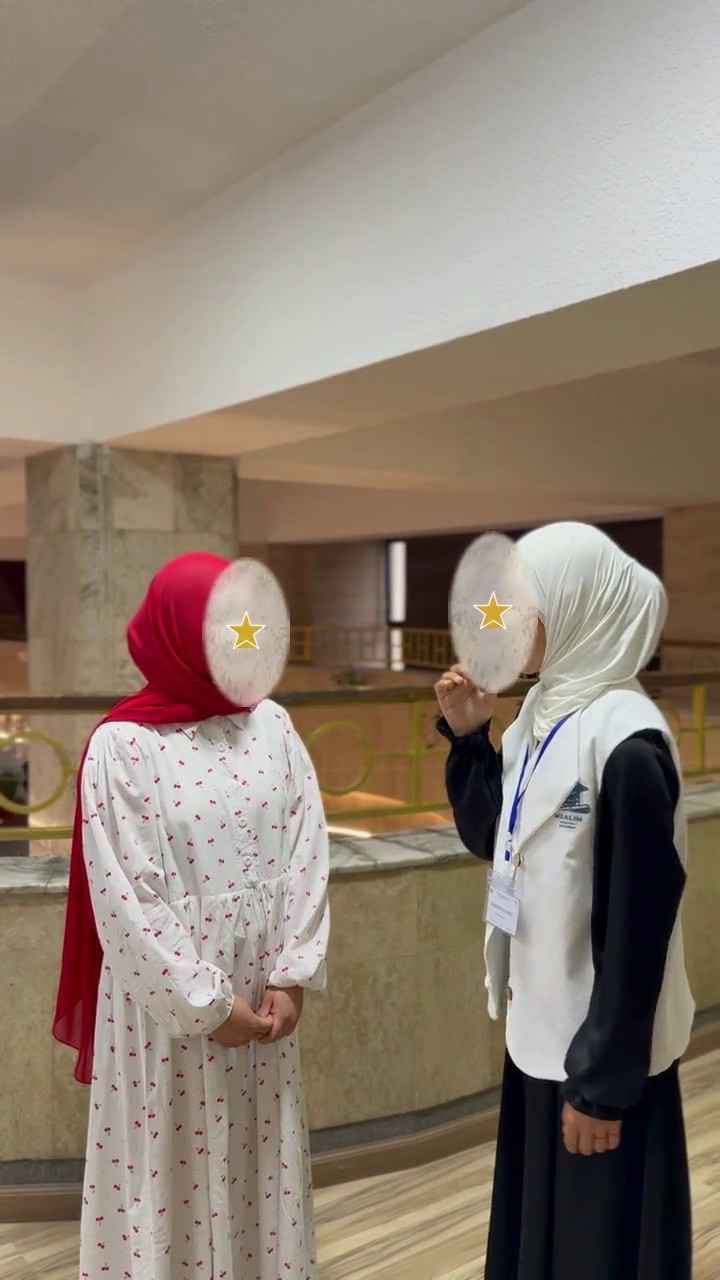
#> input picture frame 160 of server/uploads/reviews/family-2047.mp4, 720 x 1280 px, given in place of family-img-2047.mp4, which was not available
$ python blur-review-faces.py
#> lines starting #> are read from the running program, lines starting #| are printed output that depends on the picture; pictures that were not available may be replaced by others from this repository, and a replacement may not be noted
#!/usr/bin/env python3
"""Darken and blur faces in the family course video review."""

from pathlib import Path

import cv2
import numpy as np

SRC = Path("/Users/guldanaajtbaeva/Desktop/mu_alim/server/uploads/reviews/family-img-2047.mp4")
DST = Path("/Users/guldanaajtbaeva/Desktop/mu_alim/server/uploads/reviews/family-img-2047-faces.mp4")
REF_FRAME = 160
# (x, y, w, h) on the reference frame
BOXES = {
    "left": (205, 515, 190, 230),
    "right": (475, 415, 170, 210),
}


def darken_ellipse(frame, x, y, w, h):
    pad = int(max(w, h) * 0.12)
    hgt, wid = frame.shape[:2]
    x0, y0 = max(0, x - pad), max(0, y - pad)
    x1, y1 = min(wid, x + w + pad), min(hgt, y + h + pad)
    roi = frame[y0:y1, x0:x1]
    if roi.size == 0:
        return frame
    k = max(41, (min(roi.shape[0], roi.shape[1]) // 2) | 1)
    blurred = cv2.GaussianBlur(roi, (k, k), 0)
    darkened = (blurred.astype(np.float32) * 0.18).astype(np.uint8)
    mh, mw = roi.shape[:2]
    ell = np.zeros((mh, mw), np.uint8)
    cv2.ellipse(ell, (mw // 2, mh // 2), (max(1, mw // 2 - 2), max(1, mh // 2 - 2)), 0, 0, 360, 255, -1)
    ell = cv2.GaussianBlur(ell, (41, 41), 0)
    alpha = (ell.astype(np.float32) / 255.0)[..., None]
    mixed = darkened.astype(np.float32) * alpha + roi.astype(np.float32) * (1 - alpha)
    frame[y0:y1, x0:x1] = mixed.astype(np.uint8)
    return frame


def find(frame, tmpl, last, search=150):
    gray = cv2.cvtColor(frame, cv2.COLOR_BGR2GRAY)
    th, tw = tmpl.shape[:2]
    hgt, wid = gray.shape
    if last is None:
        x0, y0, x1, y1 = 0, int(hgt * 0.18), wid, int(hgt * 0.8)
    else:
        lx, ly = last
        x0 = max(0, lx - search)
        y0 = max(0, ly - search)
        x1 = min(wid, lx + tw + search)
        y1 = min(hgt, ly + th + search)
    roi = gray[y0:y1, x0:x1]
    if roi.shape[0] < th or roi.shape[1] < tw:
        return last if last else (0, 0)
    res = cv2.matchTemplate(roi, tmpl, cv2.TM_CCOEFF_NORMED)
    _, _, _, max_loc = cv2.minMaxLoc(res)
    return (x0 + max_loc[0], y0 + max_loc[1])


def main():
    cap = cv2.VideoCapture(str(SRC))
    fps = cap.get(cv2.CAP_PROP_FPS) or 30
    width = int(cap.get(cv2.CAP_PROP_FRAME_WIDTH))
    height = int(cap.get(cv2.CAP_PROP_FRAME_HEIGHT))
    count = int(cap.get(cv2.CAP_PROP_FRAME_COUNT))

    cap.set(cv2.CAP_PROP_POS_FRAMES, REF_FRAME)
    ok, ref = cap.read()
#> ref is the input picture: shape (1280, 720, 3); mean B, G, R 113.4, 127.2, 141.7
    if not ok:
        raise SystemExit("Could not read reference frame")
    templates = {
        name: cv2.cvtColor(ref[y : y + h, x : x + w], cv2.COLOR_BGR2GRAY)
        for name, (x, y, w, h) in BOXES.items()
    }
#> templates = 2 items
    sizes = {name: (w, h) for name, (x, y, w, h) in BOXES.items()}

    cap.set(cv2.CAP_PROP_POS_FRAMES, 0)
    fourcc = cv2.VideoWriter_fourcc(*"mp4v")
    writer = cv2.VideoWriter(str(DST), fourcc, fps, (width, height))
    last = {name: None for name in templates}
#> last = 2 items

    for i in range(count):
        ok, frame = cap.read()
        if not ok:
            break
        for name, tmpl in templates.items():
            x, y = find(frame, tmpl, last[name])
            last[name] = (x, y)
            w, h = sizes[name]
            frame = darken_ellipse(frame, x, y, w, h)
        writer.write(frame)
        if i % 50 == 0:
            print(f"{i}/{count}")
#> this loop made 30 passes
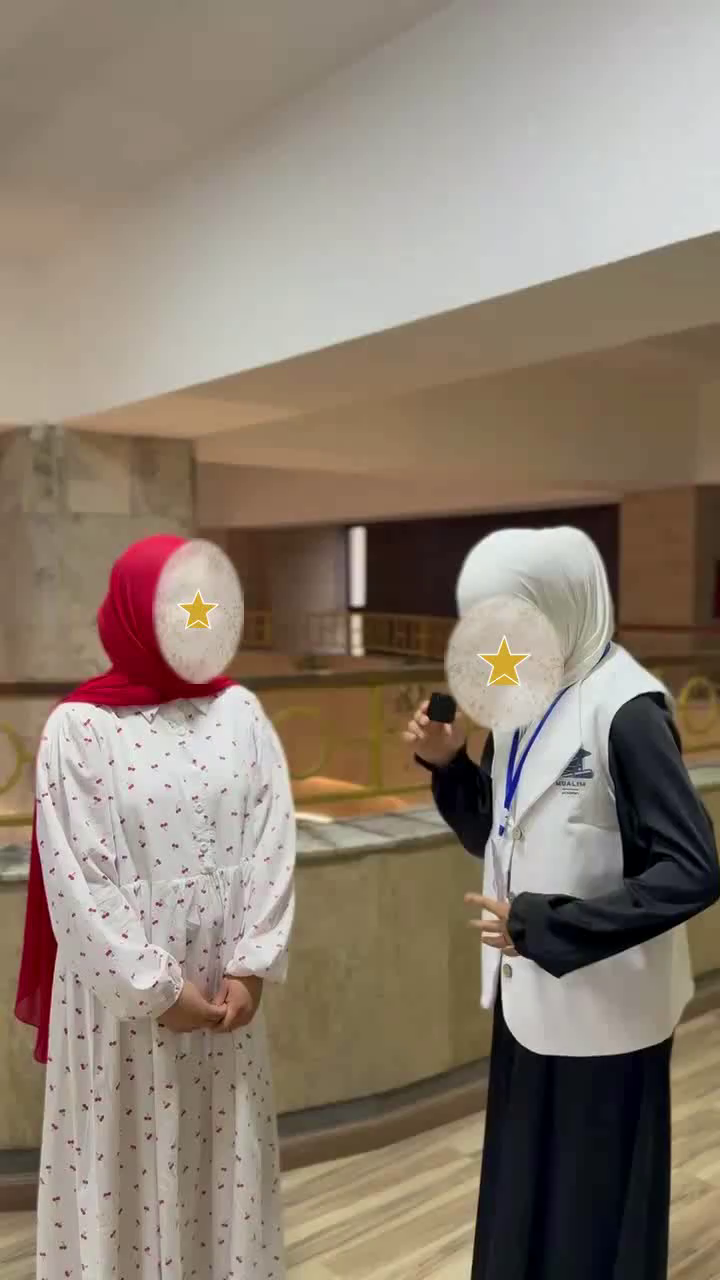
#> input picture frame 0 of server/uploads/reviews/family-2047.mp4, 720 x 1280 px, given in place of family-img-2047.mp4, which was not available
#> pass 1, in find, `res = cv2.matchTemplate(roi, tmpl, cv2.TM_CCOEFF_NORMED)`:
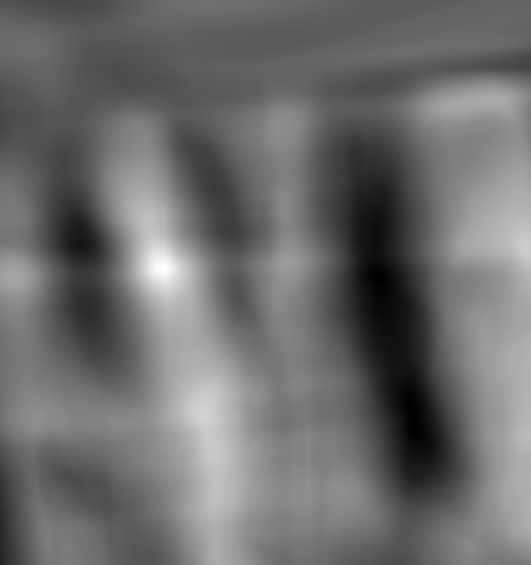
#> res: shape (565, 531) float32; min -0.596, max 0.886, mean 0.0393; drawn with min black and max white
#> pass 1, in darken_ellipse, `roi = frame[y0:y1, x0:x1]`:
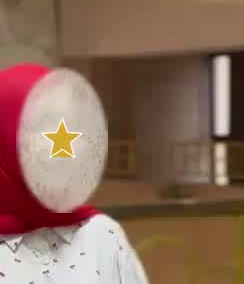
#> roi: shape (284, 244, 3); mean B, G, R 89.3, 105.6, 137.3
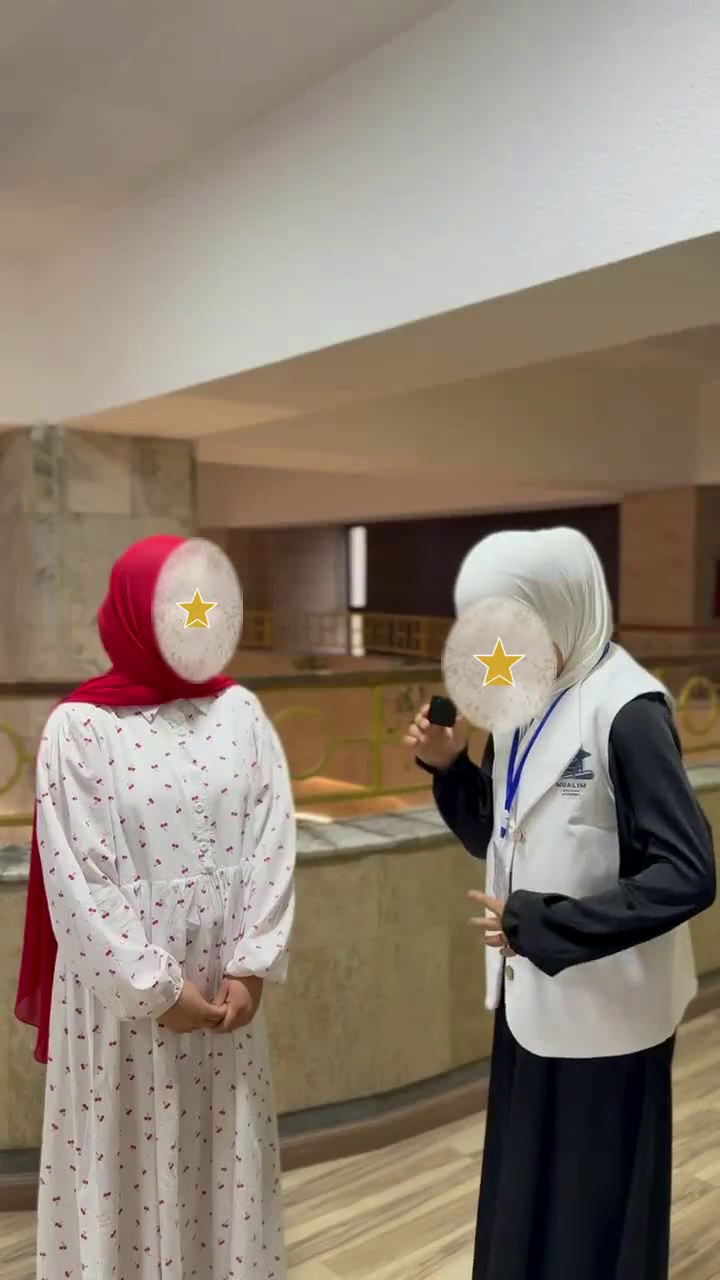
#> input picture frame 1 of server/uploads/reviews/family-2047.mp4, 720 x 1280 px, given in place of family-img-2047.mp4, which was not available
#> after the loop:
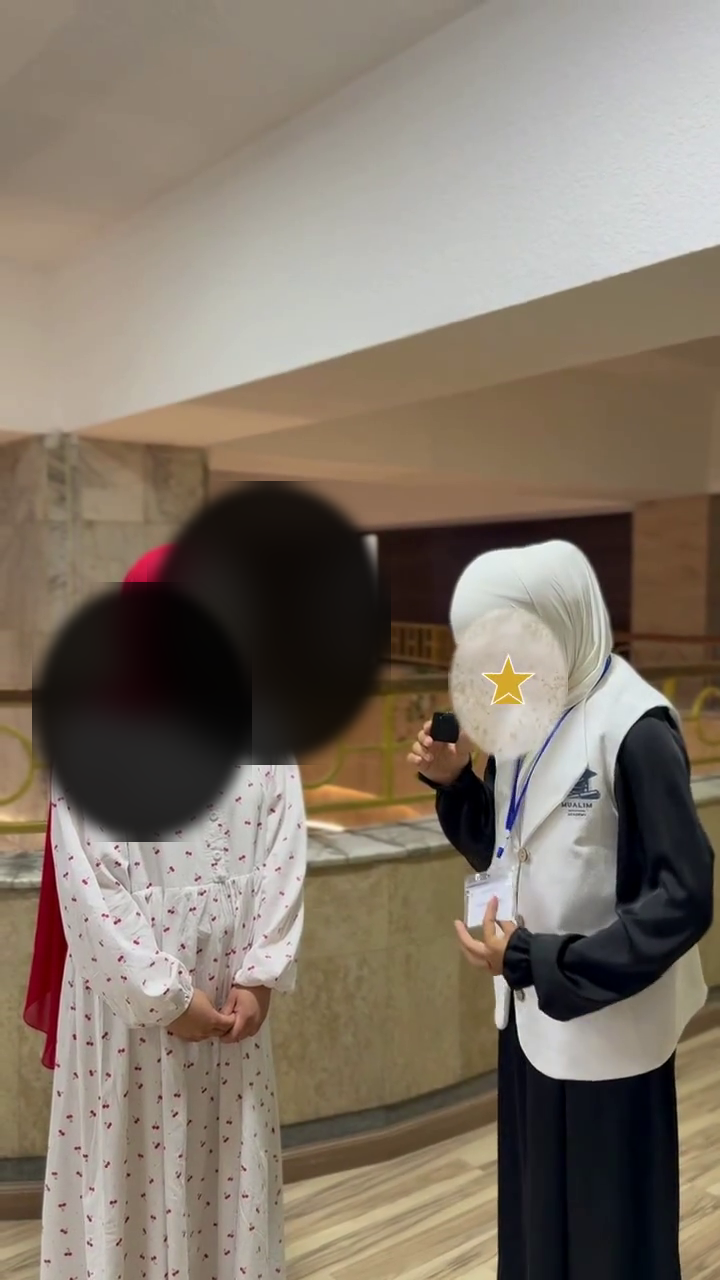
#> frame: shape (1280, 720, 3); mean B, G, R 105.2, 118.3, 129.8

    writer.release()
    cap.release()
    print(f"wrote {DST}")


if __name__ == "__main__":
    main()

$ run again, starting later in the video
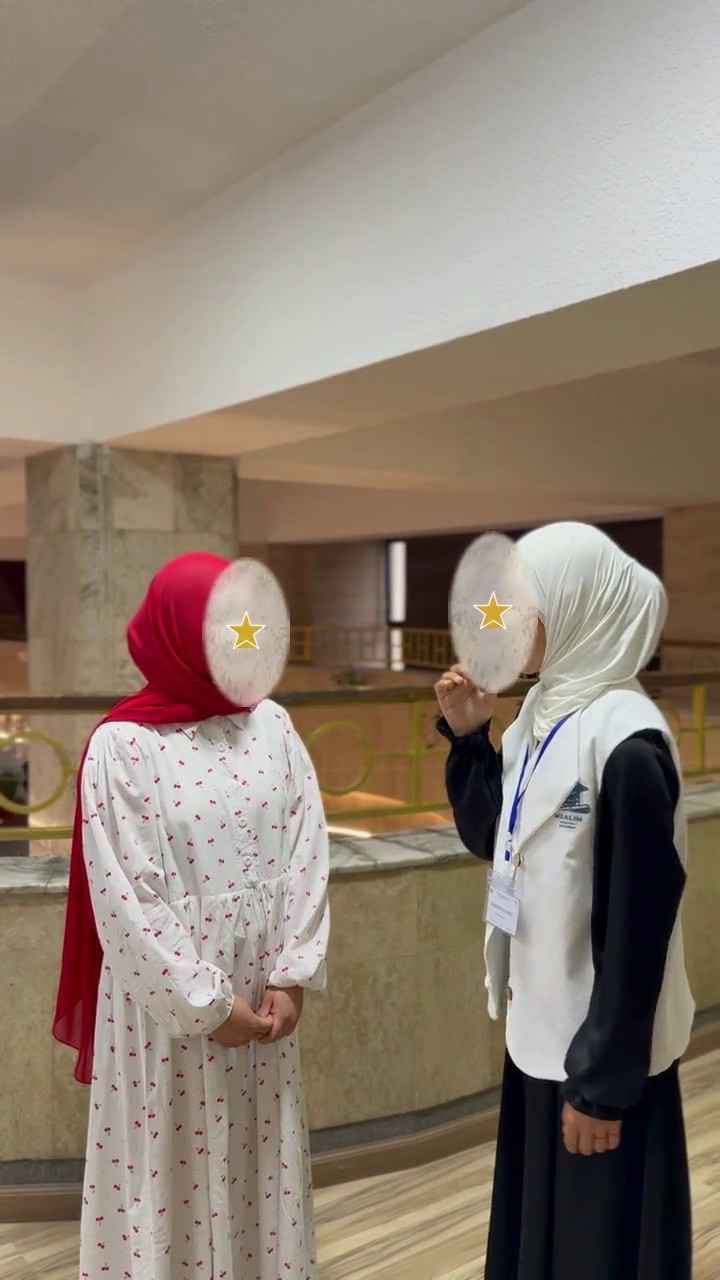
#> input picture frame 160 of server/uploads/reviews/family-2047.mp4, 720 x 1280 px, given in place of family-img-2047.mp4, which was not available
#> in main, ref is the input picture: shape (1280, 720, 3); mean B, G, R 113.4, 127.2, 141.7
#> templates = 2 items
#> the loop in main, `for i in range(count):` made 30 passes
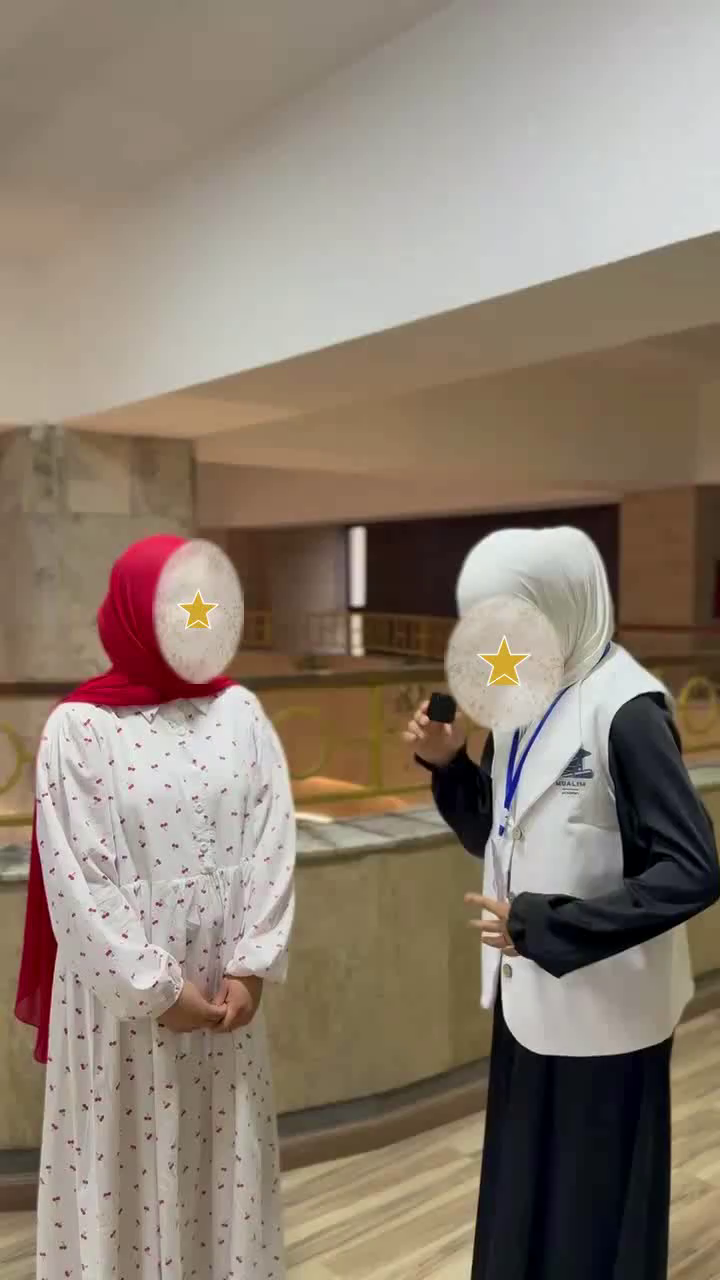
#> input picture frame 0 of server/uploads/reviews/family-2047.mp4, 720 x 1280 px, given in place of family-img-2047.mp4, which was not available
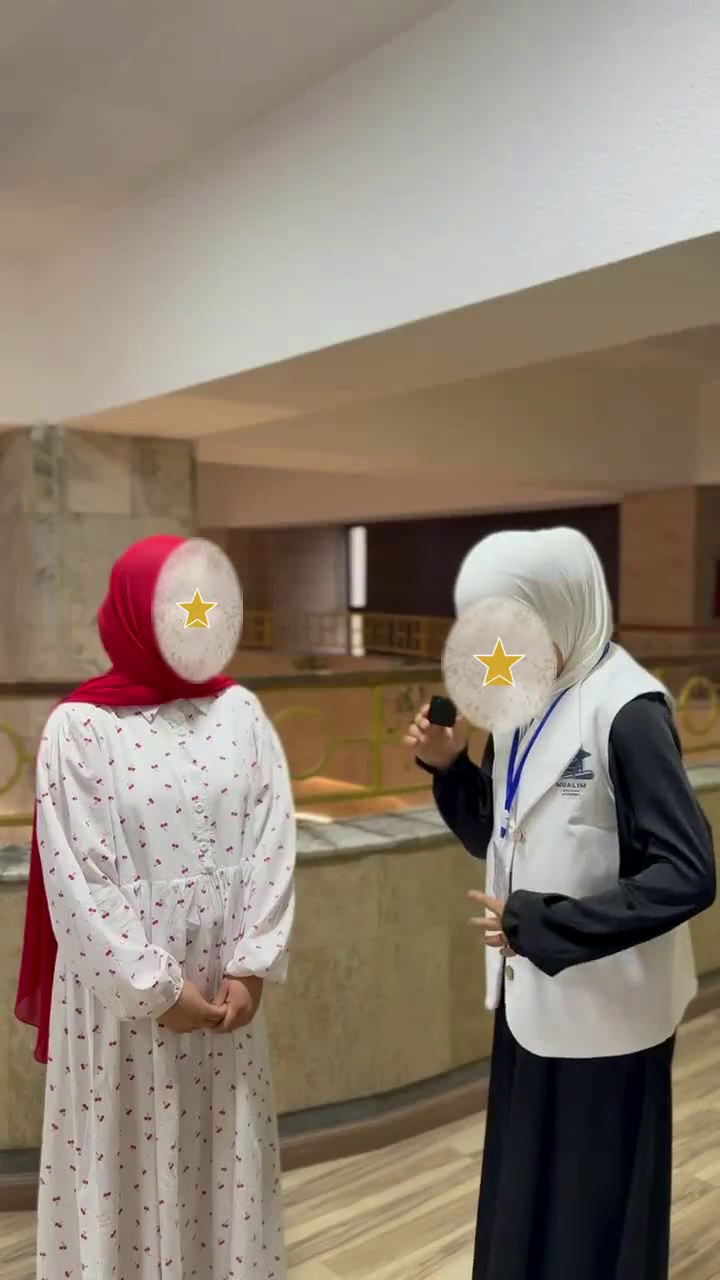
#> input picture frame 1 of server/uploads/reviews/family-2047.mp4, 720 x 1280 px, given in place of family-img-2047.mp4, which was not available
